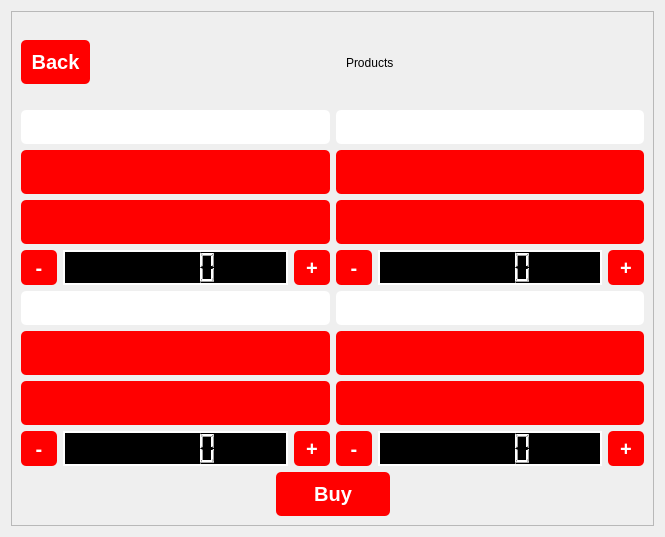
<?xml version="1.0" encoding="UTF-8"?>
<ui version="4.0">
 <class>Form</class>
 <widget class="QWidget" name="Form">
  <property name="geometry">
   <rect>
    <x>0</x>
    <y>0</y>
    <width>665</width>
    <height>537</height>
   </rect>
  </property>
  <property name="windowTitle">
   <string>Form</string>
  </property>
  <property name="styleSheet">
   <string notr="true">QLabel {
  border-radius: 5px;
  padding: 10px;
 border-radius: 5px;
background-color:  white;
}

QPushButton {
    font-size: 20px;
    padding: 10px;
	font-weight: bold;
    border-radius: 5px;
    background-color: red;
    color: white;
}

QPushButton:hover {
    background-color: black;
}

QLCDNumber {
            background-color: black;
            color: white;
            border: 2px solid white;
        }
</string>
  </property>
  <layout class="QGridLayout" name="gridLayout_4">
   <item row="0" column="0">
    <widget class="QScrollArea" name="scrollArea">
     <property name="widgetResizable">
      <bool>true</bool>
     </property>
     <widget class="QWidget" name="scrollAreaWidgetContents">
      <property name="geometry">
       <rect>
        <x>0</x>
        <y>0</y>
        <width>641</width>
        <height>513</height>
       </rect>
      </property>
      <property name="minimumSize">
       <size>
        <width>0</width>
        <height>419</height>
       </size>
      </property>
      <layout class="QGridLayout" name="gridLayout_3">
       <item row="0" column="0">
        <layout class="QGridLayout" name="gridLayout_2">
         <item row="0" column="0">
          <layout class="QVBoxLayout" name="verticalLayout_6">
           <item>
            <layout class="QHBoxLayout" name="horizontalLayout">
             <item>
              <widget class="QPushButton" name="pushButton_5">
               <property name="text">
                <string>Back</string>
               </property>
              </widget>
             </item>
             <item>
              <spacer name="horizontalSpacer">
               <property name="orientation">
                <enum>Qt::Horizontal</enum>
               </property>
               <property name="sizeHint" stdset="0">
                <size>
                 <width>40</width>
                 <height>20</height>
                </size>
               </property>
              </spacer>
             </item>
             <item>
              <widget class="QLabel" name="label_21">
               <property name="styleSheet">
                <string notr="true">
font: 75 28pt &quot;Microsoft YaHei&quot;;
background-color: rgb(239, 239, 239);</string>
               </property>
               <property name="text">
                <string>Products</string>
               </property>
              </widget>
             </item>
             <item>
              <spacer name="horizontalSpacer_2">
               <property name="orientation">
                <enum>Qt::Horizontal</enum>
               </property>
               <property name="sizeHint" stdset="0">
                <size>
                 <width>40</width>
                 <height>20</height>
                </size>
               </property>
              </spacer>
             </item>
            </layout>
           </item>
           <item>
            <layout class="QGridLayout" name="gridLayout">
             <item row="0" column="1">
              <layout class="QVBoxLayout" name="verticalLayout_3">
               <item>
                <widget class="QLabel" name="label_2">
                 <property name="maximumSize">
                  <size>
                   <width>16777215</width>
                   <height>16777215</height>
                  </size>
                 </property>
                 <property name="text">
                  <string/>
                 </property>
                </widget>
               </item>
               <item>
                <widget class="QPushButton" name="pushButton_51">
                 <property name="enabled">
                  <bool>false</bool>
                 </property>
                 <property name="styleSheet">
                  <string notr="true"/>
                 </property>
                 <property name="text">
                  <string/>
                 </property>
                </widget>
               </item>
               <item>
                <widget class="QPushButton" name="pushButton_52">
                 <property name="enabled">
                  <bool>false</bool>
                 </property>
                 <property name="maximumSize">
                  <size>
                   <width>16777215</width>
                   <height>16777215</height>
                  </size>
                 </property>
                 <property name="styleSheet">
                  <string notr="true"/>
                 </property>
                 <property name="text">
                  <string/>
                 </property>
                </widget>
               </item>
               <item>
                <layout class="QHBoxLayout" name="horizontalLayout_3">
                 <item>
                  <widget class="QPushButton" name="pushButton_8">
                   <property name="minimumSize">
                    <size>
                     <width>0</width>
                     <height>0</height>
                    </size>
                   </property>
                   <property name="maximumSize">
                    <size>
                     <width>36</width>
                     <height>35</height>
                    </size>
                   </property>
                   <property name="sizeIncrement">
                    <size>
                     <width>0</width>
                     <height>0</height>
                    </size>
                   </property>
                   <property name="toolTipDuration">
                    <number>0</number>
                   </property>
                   <property name="styleSheet">
                    <string notr="true"/>
                   </property>
                   <property name="text">
                    <string>-</string>
                   </property>
                   <property name="iconSize">
                    <size>
                     <width>66</width>
                     <height>20</height>
                    </size>
                   </property>
                   <property name="autoRepeatDelay">
                    <number>300</number>
                   </property>
                  </widget>
                 </item>
                 <item>
                  <widget class="QLCDNumber" name="lcdNumber_3">
                   <property name="minimumSize">
                    <size>
                     <width>0</width>
                     <height>33</height>
                    </size>
                   </property>
                   <property name="styleSheet">
                    <string notr="true">        QLCDNumber {
            background-color: black;
            color: white;
            border: 2px solid white;
        }</string>
                   </property>
                  </widget>
                 </item>
                 <item>
                  <widget class="QPushButton" name="plus_button_2">
                   <property name="maximumSize">
                    <size>
                     <width>36</width>
                     <height>35</height>
                    </size>
                   </property>
                   <property name="styleSheet">
                    <string notr="true"/>
                   </property>
                   <property name="text">
                    <string>+</string>
                   </property>
                   <property name="iconSize">
                    <size>
                     <width>20</width>
                     <height>20</height>
                    </size>
                   </property>
                  </widget>
                 </item>
                </layout>
               </item>
              </layout>
             </item>
             <item row="0" column="0">
              <layout class="QVBoxLayout" name="verticalLayout">
               <item>
                <widget class="QLabel" name="label">
                 <property name="maximumSize">
                  <size>
                   <width>16777215</width>
                   <height>16777215</height>
                  </size>
                 </property>
                 <property name="text">
                  <string/>
                 </property>
                </widget>
               </item>
               <item>
                <widget class="QPushButton" name="pushButton_49">
                 <property name="enabled">
                  <bool>false</bool>
                 </property>
                 <property name="styleSheet">
                  <string notr="true"/>
                 </property>
                 <property name="text">
                  <string/>
                 </property>
                </widget>
               </item>
               <item>
                <widget class="QPushButton" name="pushButton_50">
                 <property name="enabled">
                  <bool>false</bool>
                 </property>
                 <property name="maximumSize">
                  <size>
                   <width>16777215</width>
                   <height>16777215</height>
                  </size>
                 </property>
                 <property name="styleSheet">
                  <string notr="true"/>
                 </property>
                 <property name="text">
                  <string/>
                 </property>
                </widget>
               </item>
               <item>
                <layout class="QHBoxLayout" name="horizontalLayout_2">
                 <item>
                  <widget class="QPushButton" name="pushButton_7">
                   <property name="minimumSize">
                    <size>
                     <width>0</width>
                     <height>0</height>
                    </size>
                   </property>
                   <property name="maximumSize">
                    <size>
                     <width>36</width>
                     <height>35</height>
                    </size>
                   </property>
                   <property name="sizeIncrement">
                    <size>
                     <width>0</width>
                     <height>0</height>
                    </size>
                   </property>
                   <property name="toolTipDuration">
                    <number>0</number>
                   </property>
                   <property name="styleSheet">
                    <string notr="true"/>
                   </property>
                   <property name="text">
                    <string>-</string>
                   </property>
                   <property name="iconSize">
                    <size>
                     <width>66</width>
                     <height>20</height>
                    </size>
                   </property>
                   <property name="autoRepeatDelay">
                    <number>300</number>
                   </property>
                  </widget>
                 </item>
                 <item>
                  <widget class="QLCDNumber" name="lcdNumber_2">
                   <property name="minimumSize">
                    <size>
                     <width>0</width>
                     <height>33</height>
                    </size>
                   </property>
                   <property name="styleSheet">
                    <string notr="true">        QLCDNumber {
            background-color: black;
            color: white;
            border: 2px solid white;
        }</string>
                   </property>
                  </widget>
                 </item>
                 <item>
                  <widget class="QPushButton" name="plus_button">
                   <property name="maximumSize">
                    <size>
                     <width>36</width>
                     <height>35</height>
                    </size>
                   </property>
                   <property name="styleSheet">
                    <string notr="true"/>
                   </property>
                   <property name="text">
                    <string>+</string>
                   </property>
                   <property name="iconSize">
                    <size>
                     <width>20</width>
                     <height>20</height>
                    </size>
                   </property>
                  </widget>
                 </item>
                </layout>
               </item>
              </layout>
             </item>
             <item row="1" column="0">
              <layout class="QVBoxLayout" name="verticalLayout_4">
               <item>
                <widget class="QLabel" name="label_3">
                 <property name="sizePolicy">
                  <sizepolicy hsizetype="Preferred" vsizetype="Preferred">
                   <horstretch>0</horstretch>
                   <verstretch>0</verstretch>
                  </sizepolicy>
                 </property>
                 <property name="maximumSize">
                  <size>
                   <width>16777215</width>
                   <height>16777215</height>
                  </size>
                 </property>
                 <property name="text">
                  <string/>
                 </property>
                </widget>
               </item>
               <item>
                <widget class="QPushButton" name="pushButton_53">
                 <property name="enabled">
                  <bool>false</bool>
                 </property>
                 <property name="styleSheet">
                  <string notr="true"/>
                 </property>
                 <property name="text">
                  <string/>
                 </property>
                </widget>
               </item>
               <item>
                <widget class="QPushButton" name="pushButton_54">
                 <property name="enabled">
                  <bool>false</bool>
                 </property>
                 <property name="maximumSize">
                  <size>
                   <width>16777215</width>
                   <height>16777215</height>
                  </size>
                 </property>
                 <property name="styleSheet">
                  <string notr="true"/>
                 </property>
                 <property name="text">
                  <string/>
                 </property>
                </widget>
               </item>
               <item>
                <layout class="QHBoxLayout" name="horizontalLayout_4">
                 <item>
                  <widget class="QPushButton" name="pushButton_9">
                   <property name="minimumSize">
                    <size>
                     <width>0</width>
                     <height>0</height>
                    </size>
                   </property>
                   <property name="maximumSize">
                    <size>
                     <width>36</width>
                     <height>35</height>
                    </size>
                   </property>
                   <property name="sizeIncrement">
                    <size>
                     <width>0</width>
                     <height>0</height>
                    </size>
                   </property>
                   <property name="toolTipDuration">
                    <number>0</number>
                   </property>
                   <property name="styleSheet">
                    <string notr="true"/>
                   </property>
                   <property name="text">
                    <string>-</string>
                   </property>
                   <property name="iconSize">
                    <size>
                     <width>66</width>
                     <height>20</height>
                    </size>
                   </property>
                   <property name="autoRepeatDelay">
                    <number>300</number>
                   </property>
                  </widget>
                 </item>
                 <item>
                  <widget class="QLCDNumber" name="lcdNumber_4">
                   <property name="minimumSize">
                    <size>
                     <width>0</width>
                     <height>33</height>
                    </size>
                   </property>
                   <property name="styleSheet">
                    <string notr="true">        QLCDNumber {
            background-color: black;
            color: white;
            border: 2px solid white;
        }</string>
                   </property>
                  </widget>
                 </item>
                 <item>
                  <widget class="QPushButton" name="plus_button_3">
                   <property name="maximumSize">
                    <size>
                     <width>36</width>
                     <height>35</height>
                    </size>
                   </property>
                   <property name="styleSheet">
                    <string notr="true"/>
                   </property>
                   <property name="text">
                    <string>+</string>
                   </property>
                   <property name="iconSize">
                    <size>
                     <width>20</width>
                     <height>20</height>
                    </size>
                   </property>
                  </widget>
                 </item>
                </layout>
               </item>
              </layout>
             </item>
             <item row="1" column="1">
              <layout class="QVBoxLayout" name="verticalLayout_5">
               <item>
                <widget class="QLabel" name="label_4">
                 <property name="maximumSize">
                  <size>
                   <width>16777215</width>
                   <height>16777215</height>
                  </size>
                 </property>
                 <property name="text">
                  <string/>
                 </property>
                </widget>
               </item>
               <item>
                <widget class="QPushButton" name="pushButton_55">
                 <property name="enabled">
                  <bool>false</bool>
                 </property>
                 <property name="styleSheet">
                  <string notr="true"/>
                 </property>
                 <property name="text">
                  <string/>
                 </property>
                </widget>
               </item>
               <item>
                <widget class="QPushButton" name="pushButton_56">
                 <property name="enabled">
                  <bool>false</bool>
                 </property>
                 <property name="maximumSize">
                  <size>
                   <width>16777215</width>
                   <height>16777215</height>
                  </size>
                 </property>
                 <property name="styleSheet">
                  <string notr="true"/>
                 </property>
                 <property name="text">
                  <string/>
                 </property>
                </widget>
               </item>
               <item>
                <layout class="QHBoxLayout" name="horizontalLayout_5">
                 <item>
                  <widget class="QPushButton" name="pushButton_10">
                   <property name="minimumSize">
                    <size>
                     <width>0</width>
                     <height>0</height>
                    </size>
                   </property>
                   <property name="maximumSize">
                    <size>
                     <width>36</width>
                     <height>35</height>
                    </size>
                   </property>
                   <property name="sizeIncrement">
                    <size>
                     <width>0</width>
                     <height>0</height>
                    </size>
                   </property>
                   <property name="toolTipDuration">
                    <number>0</number>
                   </property>
                   <property name="styleSheet">
                    <string notr="true"/>
                   </property>
                   <property name="text">
                    <string>-</string>
                   </property>
                   <property name="iconSize">
                    <size>
                     <width>66</width>
                     <height>20</height>
                    </size>
                   </property>
                   <property name="autoRepeatDelay">
                    <number>300</number>
                   </property>
                  </widget>
                 </item>
                 <item>
                  <widget class="QLCDNumber" name="lcdNumber_5">
                   <property name="minimumSize">
                    <size>
                     <width>0</width>
                     <height>33</height>
                    </size>
                   </property>
                   <property name="styleSheet">
                    <string notr="true">        QLCDNumber {
            background-color: black;
            color: white;
            border: 2px solid white;
        }</string>
                   </property>
                  </widget>
                 </item>
                 <item>
                  <widget class="QPushButton" name="plus_button_4">
                   <property name="maximumSize">
                    <size>
                     <width>36</width>
                     <height>35</height>
                    </size>
                   </property>
                   <property name="styleSheet">
                    <string notr="true"/>
                   </property>
                   <property name="text">
                    <string>+</string>
                   </property>
                   <property name="iconSize">
                    <size>
                     <width>20</width>
                     <height>20</height>
                    </size>
                   </property>
                  </widget>
                 </item>
                </layout>
               </item>
              </layout>
             </item>
            </layout>
           </item>
           <item>
            <layout class="QHBoxLayout" name="horizontalLayout_7">
             <item>
              <spacer name="horizontalSpacer_4">
               <property name="orientation">
                <enum>Qt::Horizontal</enum>
               </property>
               <property name="sizeHint" stdset="0">
                <size>
                 <width>40</width>
                 <height>0</height>
                </size>
               </property>
              </spacer>
             </item>
             <item>
              <widget class="QPushButton" name="pushButton_6">
               <property name="minimumSize">
                <size>
                 <width>114</width>
                 <height>0</height>
                </size>
               </property>
               <property name="maximumSize">
                <size>
                 <width>100</width>
                 <height>16777215</height>
                </size>
               </property>
               <property name="text">
                <string>Buy</string>
               </property>
              </widget>
             </item>
             <item>
              <spacer name="horizontalSpacer_3">
               <property name="orientation">
                <enum>Qt::Horizontal</enum>
               </property>
               <property name="sizeHint" stdset="0">
                <size>
                 <width>40</width>
                 <height>0</height>
                </size>
               </property>
              </spacer>
             </item>
            </layout>
           </item>
          </layout>
         </item>
        </layout>
       </item>
      </layout>
     </widget>
    </widget>
   </item>
  </layout>
 </widget>
 <resources/>
 <connections/>
</ui>
